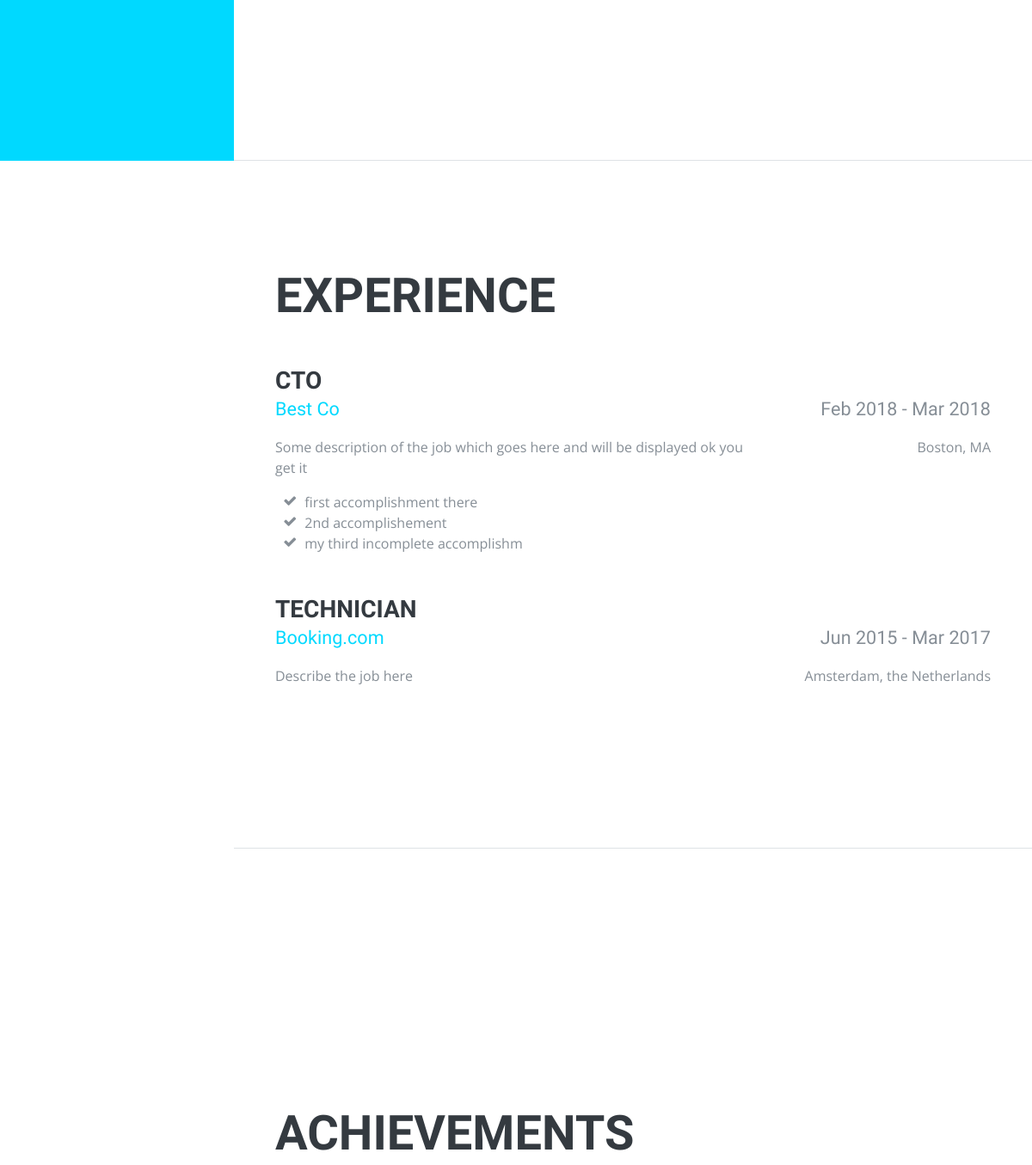
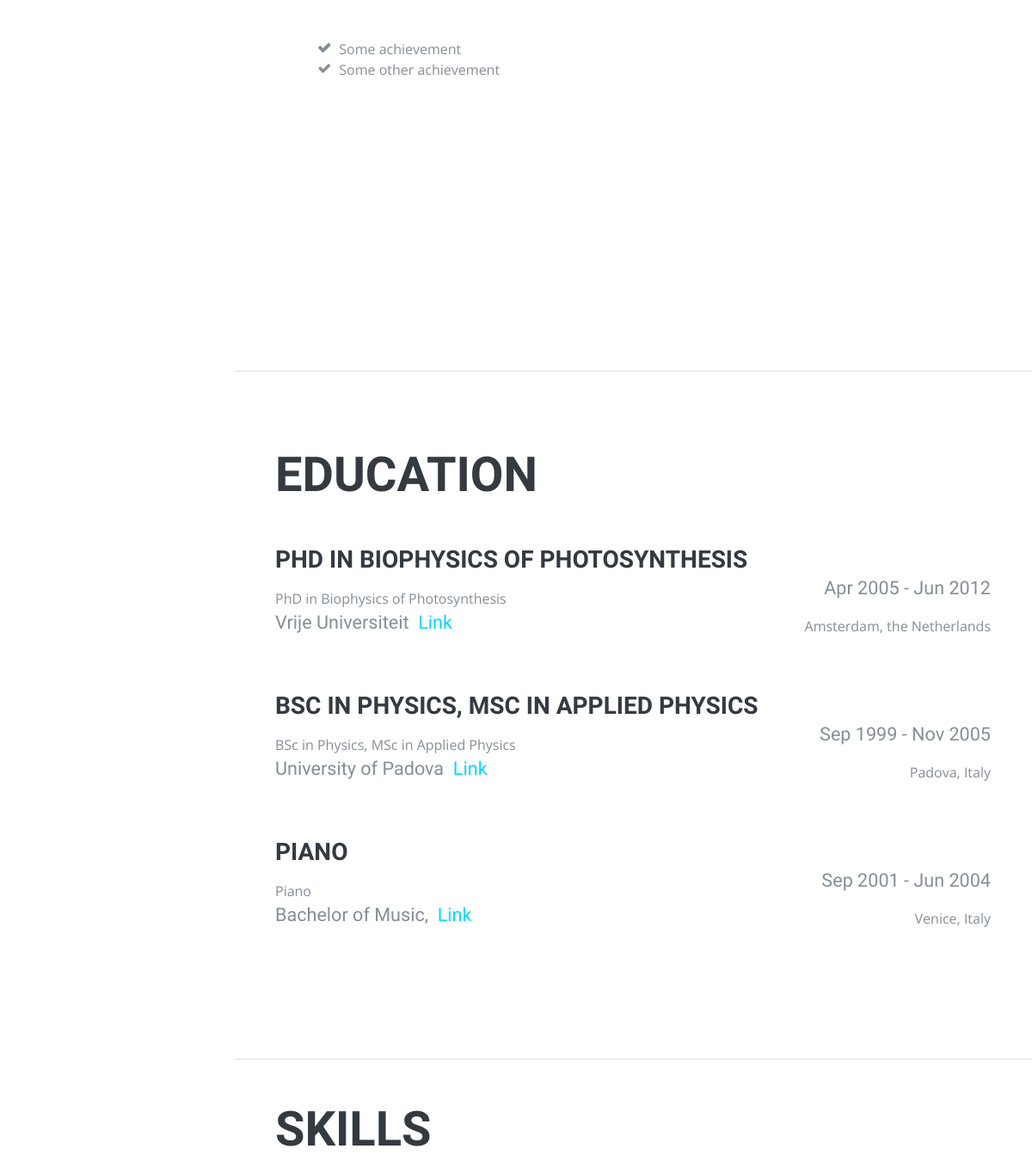
/ (middle part), run on an earlier commit of the app's database (2 pictures, top to bottom).
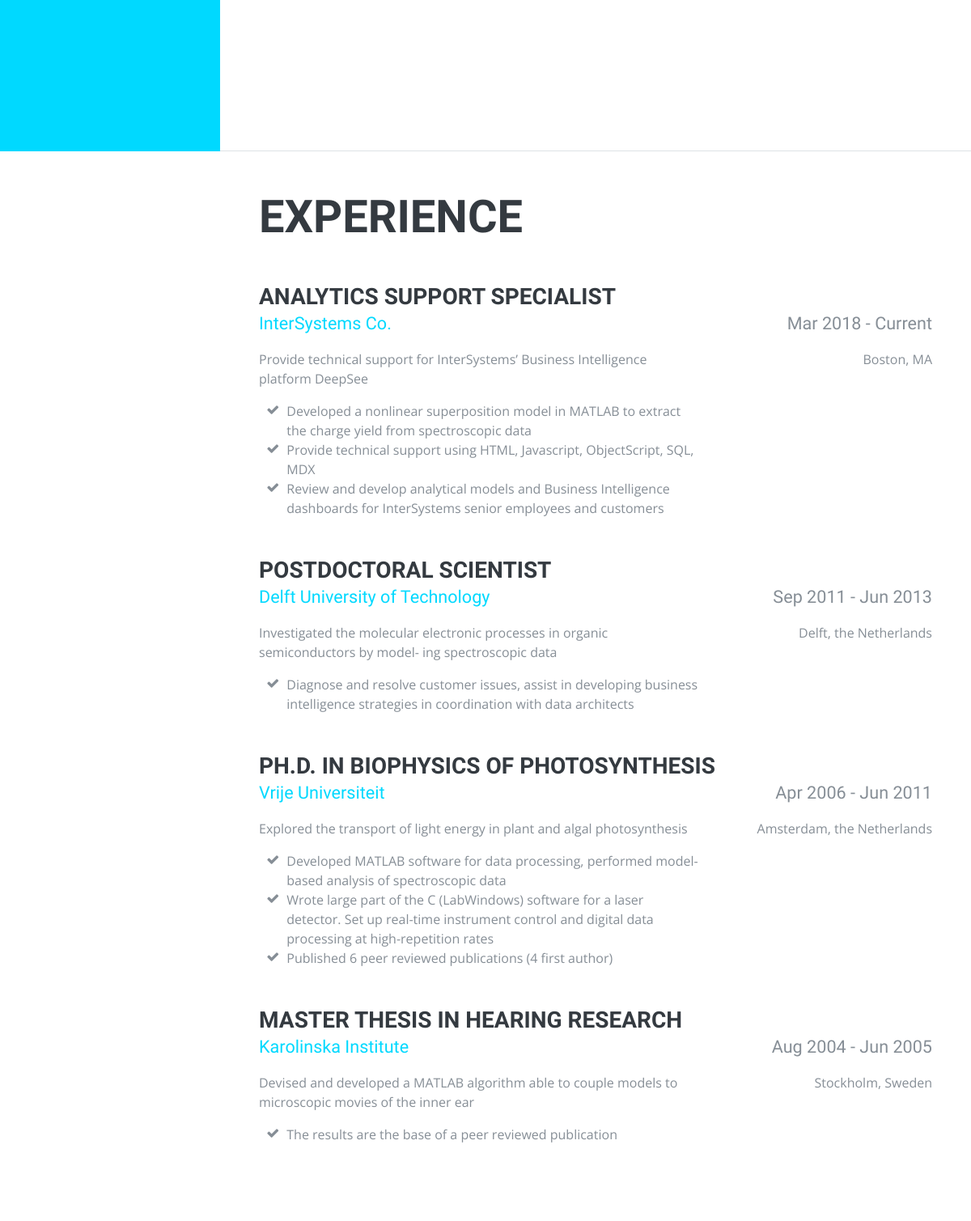
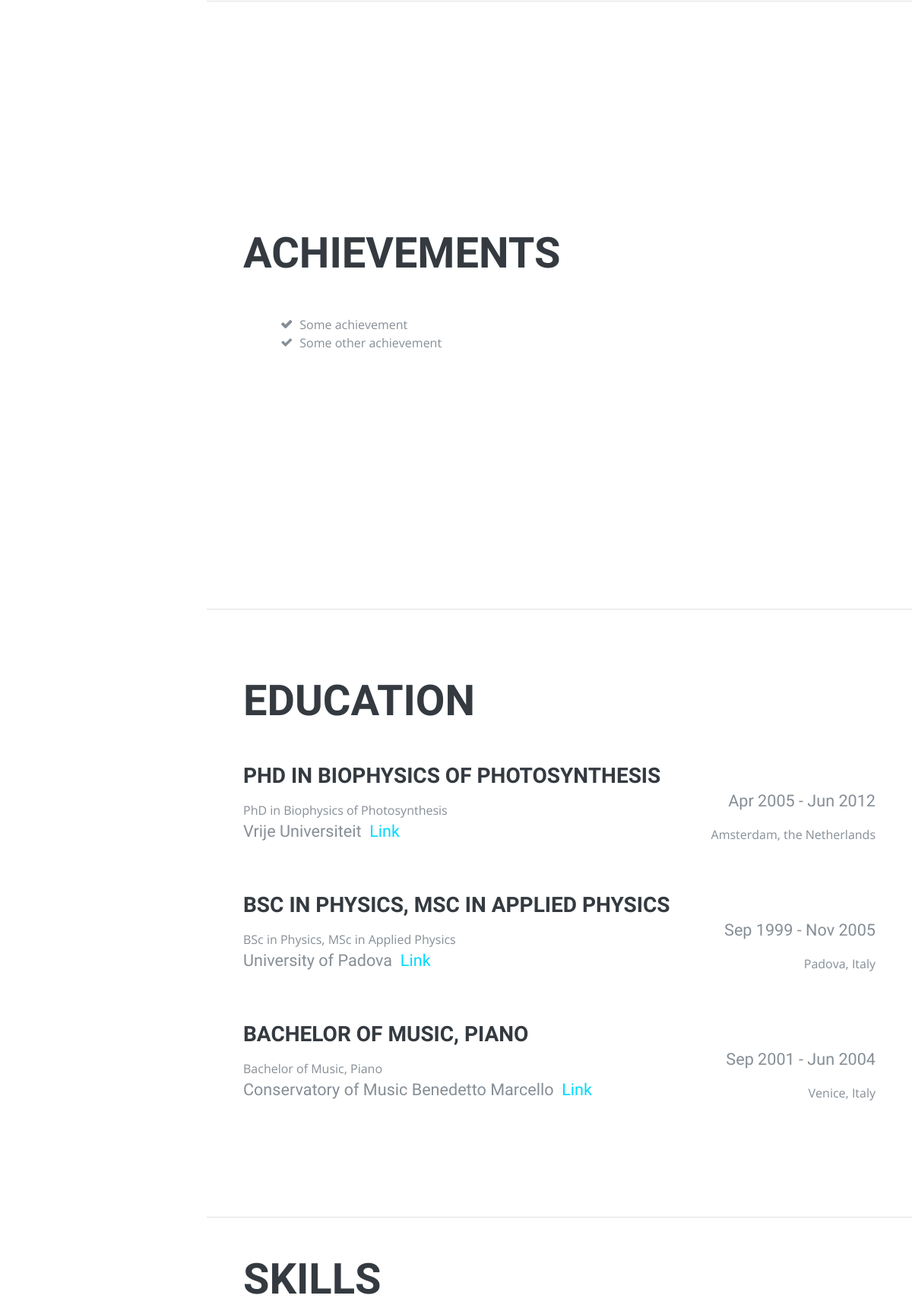
And on a later commit of the database (2 pictures, top to bottom).
### resume/models.py (models this page shows, shortened)
class Job(models.Model):
    company = models.CharField(max_length=250)
    companyurl = models.URLField('Company URL')
    location = models.CharField(max_length=250)
    title = models.CharField(max_length=250)
    description = models.TextField(blank=True)
    start_date = models.DateField(blank=True,null=True)
    end_date = models.DateField(blank=True,null=True)
    is_current = models.BooleanField(default=False)
    is_public = models.BooleanField(default=True)
    company_image = models.CharField(max_length=250, blank=True,
        help_text='path to company image, local or otherwise')
    class Meta:
        db_table = 'jobs'
        ordering = ['-end_date','id']
    def formatted_start_date(self):
        if self.start_date is None:
            return None
        return self.start_date.strftime("%b %Y")
    def formatted_end_date(self):
        if self.is_current == True or self.end_date is None:
            return "Current"
        else:
            return self.end_date.strftime("%b %Y")

class JobAccomplishment(models.Model):
    description = models.TextField()
    job = models.ForeignKey('Job',on_delete=models.CASCADE)
    order = models.IntegerField(default=1)
    class Meta:
        db_table = 'jobaccomplishment'
        ordering = ['order', 'id']

class Achievement(models.Model):
    title = models.CharField(max_length=50, blank=True)
    description = models.TextField()
    order = models.IntegerField(default=1)
    url = models.URLField('URL', blank=True)
    class Meta:
        db_table = 'achievement'
        ordering = ['order', 'id']

class Education(models.Model):
    name = models.CharField(max_length=250)
    location = models.CharField(max_length=250)
    schoolurl = models.URLField('School URL', blank=True)
    start_date = models.DateField(null=True)
    end_date = models.DateField(null=True)
    degree = models.TextField(blank=True)
    description = models.TextField(blank=True)
    class Meta:
        verbose_name_plural = "Education"
        ordering = ['-end_date','id']
    def formatted_start_date(self):
        return self.start_date.strftime("%b %Y")
    def formatted_end_date(self):
        if (self.end_date == None):
            return "Current"
        else:
            return self.end_date.strftime("%b %Y")

### resume/views.py (the view)
# urls.py: url(r'^$', views.index, name='index'),
def index(request):
    site_name = RequestSite(request).domain
    personal_info = PersonalInfo.objects.all()[:1]
    overview = Overview.objects.all()[:1]
    education = Education.objects.all()
    jobaccomplishment = JobAccomplishment.objects.all()
    achievement = Achievement.objects.all()
    job_list = Job.objects.all()
    skillset = Skillset.objects.all()
    proglan = ProgrammingLanguage.objects.all()
    language = Language.objects.all()
    project = Project.objects.all()
    publication = Publication.objects.all()
    return render(request, 'resume/resume.html', {
        'site_name': site_name,
        'personal_info': personal_info,
        'overview' : overview,
        'education' : education,
        'language' : language,
        'achievement' : achievement,
        'job_list' : job_list,
        'skillset' : skillset,
        'proglan' : proglan,
        'project' : project,
        'publication' : publication,
    })

### resume/templates/resume/resume.html (shortened to what this page needs)
{% extends "resume/base.html" %}
{% block sideNav %}
{% load static %}
<nav class="navbar navbar-expand-lg navbar-dark bg-primary fixed-top" id="sideNav">
</nav>
{% endblock %}
{% block content %}
{% with personal_info|first as pinfo %}
<div class="container-fluid p-0">
  <section class="resume-section p-3 p-lg-5 d-flex d-column" id="about">
  </section>
  <section class="resume-section p-3 p-lg-5 d-flex flex-column" id="experience">
    <div class="my-auto">
      <h2 class="mb-5">Experience</h2>
      {% for job in job_list %}
      <h3 class="mb-0">{{ job.title|capfirst }}</h3>
      <div class="resume-item d-flex flex-column flex-md-row mb-5">
        <div class="resume-content mr-auto">
          <div class="subheading mb-3">
            {% if job.companyurl %}
            <a target="_blank" href="{{ job.companyurl }}">{{ job.company }}</a>
            {% else %}
            <a target="_blank" href="">{{ job.company }}</a>
            {% endif %}
          </div>
          <p>{{ job.description }}</p>
          <ul class="fa-ul mb-0">
            {% for acc in job.jobaccomplishment_set.all %}
            <li>
              <i class="fa-li fa fa-check"></i>
              {{ acc.description }}
            </li>
            {% endfor %}
          </ul>
        </div>
        <div class="resume-date text-md-right">
          <div class="subheading mb-3 text-primary">{{ job.formatted_start_date }} - {{ job.formatted_end_date }}</div>
          <p >{{ job.location }}</p>
        </div>
      </div>
      {% endfor %}
    </div>
  </section>
  <section class="resume-section p-3 p-lg-5 d-flex flex-column" id="achievements">
    <div class="my-auto">
      <h2 class="mb-5">Achievements</h2>
      <ul class="achievements">
        {% for ach in achievement %}
        <ul class="fa-ul mb-0">
          <li>
            <i class="fa-li fa fa-check"></i>
            {{ ach.description|capfirst|safe }}
          </li>
        </ul>
        {% endfor %}
      </ul>
      <br>
    </section>
  <section class="resume-section p-3 p-lg-5 d-flex flex-column" id="education">
    <div class="my-auto">
      <h2 class="mb-5">Education</h2>
      {% for edu in education %}
      <h3 class="mb-0">{{ edu.degree }}</h3>
      <div class="resume-item d-flex flex-column flex-md-row mb-5">
        <div class="resume-content mr-auto">
          <p class="mb-0">{{ edu.degree }}</p>
          <div class="subheading mb-3">{{ edu.name }}
            {% if edu.schoolurl %}
            <a href="{{ edu.schoolurl }}" target="_blank">&nbsp;Link</a>
            {% endif %}
          </div>
        </div>
      <div class="resume-date text-md-right">
        <div class="subheading mb-3 text-primary">{{ edu.formatted_start_date }} - {{ edu.formatted_end_date }}</div>
        <p >{{ edu.location }}</p>
      </div>
    </div>
    {% endfor %}
    </div>
  </section>
  <section class="resume-section p-3 p-lg-5 d-flex flex-column" id="skills">
    <div class="my-auto">
      <h2 class="mb-5">Skills</h2>
      {% regroup proglan|dictsortreversed:"level" by level as level_list %}
      <br>
      {% for sks in skillset %}
      <br>
      {% endfor %}
      {% regroup language|dictsortreversed:"level" by level as level_list %}
    </div>
  </section>
  <br>
{% endwith %}
{% endblock %}

### resume/templates/resume/base.html (shortened to what this page needs)
<!DOCTYPE html>
<html lang="en">
{% load static %}
  <head>
    <link href="{% static 'resume/vendor/bootstrap/css/bootstrap.min.css' %}" rel="stylesheet">
    <link href="{% static 'resume/vendor/font-awesome/css/font-awesome.min.css' %}" rel="stylesheet">
    <link href="{% static 'resume/vendor/devicons/css/devicons.min.css' %}" rel="stylesheet">
    <link href="{% static 'resume/vendor/simple-line-icons/css/simple-line-icons.css' %}" rel="stylesheet">
    <link href="{% static 'resume/css/resume.min.css' %}" rel="stylesheet">
    <link href="{% static 'resume/css/resume2.css' %}" rel="stylesheet">
  </head>
  <body id="page-top">
    {% block sideNav %}
    {% endblock %}
    {% block content %}
    {% endblock %}
  </body>
</html>

### resume/static/resume/css/resume2.css (style rules this page uses)
.subheading { text-transform: none; }
.subheading { text-transform:none;font-weight:500;font-family:'Saira Extra Condensed',serif;font-size:1.35rem }
.bg-primary { background-color:rgb(0, 217, 255)!important }
.text-primary { color:rgb(0, 217, 255)!important }
.text-primary { color:#868e96!important }
a { color:rgb(0, 217, 255) }

What changed in the data, as far as the page shows it:
removed Job: title "CTO", company "Best Co", description "Some description of the job which goes here and will be displayed ok you get it", formatted_start_date "Feb 2018", formatted_end_date "Mar 2018", location "Boston, MA", JobAccomplishment (description "first accomplishment there"), JobAccomplishment (description "2nd accomplishement")
removed JobAccomplishment: description "my third incomplete accomplishm", shown under Job "CTO"
removed Job: title "TECHNICIAN", company "Booking.com", description "Describe the job here", formatted_start_date "Jun 2015", formatted_end_date "Mar 2017", location "Amsterdam, the Netherlands"
added Job: title "ANALYTICS SUPPORT SPECIALIST", company "InterSystems Co.", description "Provide technical support for InterSystems’ Business Intelligence platform DeepSee", formatted_start_date "Mar 2018", formatted_end_date "Current", location "Boston, MA", JobAccomplishment (description "Developed a nonlinear superposition model in MATLAB to extract the charge yield from spectroscopic data")
added JobAccomplishment: description "Provide technical support using HTML, Javascript, ObjectScript, SQL, MDX", shown under Job "ANALYTICS SUPPORT SPECIALIST"
added JobAccomplishment: description "Review and develop analytical models and Business Intelligence dashboards for InterSystems senior employees and customers", shown under Job "ANALYTICS SUPPORT SPECIALIST"
added Job: title "POSTDOCTORAL SCIENTIST", company "Delft University of Technology", description "Investigated the molecular electronic processes in organic semiconductors by model- ing spectroscopic data", formatted_start_date "Sep 2011", formatted_end_date "Jun 2013", location "Delft, the Netherlands", JobAccomplishment (description "Diagnose and resolve customer issues, assist in developing business intelligence strategies in coordination with data architects")
added Job: title "PH.D. IN BIOPHYSICS OF PHOTOSYNTHESIS", company "Vrije Universiteit", description "Explored the transport of light energy in plant and algal photosynthesis", formatted_start_date "Apr 2006", formatted_end_date "Jun 2011", location "Amsterdam, the Netherlands"
added JobAccomplishment: description "Developed MATLAB software for data processing, performed model-based analysis of spectroscopic data", shown under "PH.D. IN BIOPHYSICS OF PHOTOSYNTHESIS"
added JobAccomplishment: description "Wrote large part of the C (LabWindows) software for a laser detector. Set up real-time instrument control and digital data processing at high-repetition rates", shown under "PH.D. IN BIOPHYSICS OF PHOTOSYNTHESIS"
added JobAccomplishment: description "Published 6 peer reviewed publications (4 first author)", shown under "PH.D. IN BIOPHYSICS OF PHOTOSYNTHESIS"
added Job: title "MASTER THESIS IN HEARING RESEARCH", company "Karolinska Institute", description "Devised and developed a MATLAB algorithm able to couple models to microscopic movies of the inner ear", formatted_start_date "Aug 2004", formatted_end_date "Jun 2005", location "Stockholm, Sweden"
added JobAccomplishment: description "The results are the base of a peer reviewed publication", shown under "MASTER THESIS IN HEARING RESEARCH"
changed Education "Venice, Italy": degree "PIANO" → "BACHELOR OF MUSIC, PIANO"; degree "Piano" → "Bachelor of Music, Piano"; name "Bachelor of Music," → "Conservatory of Music Benedetto Marcello"
